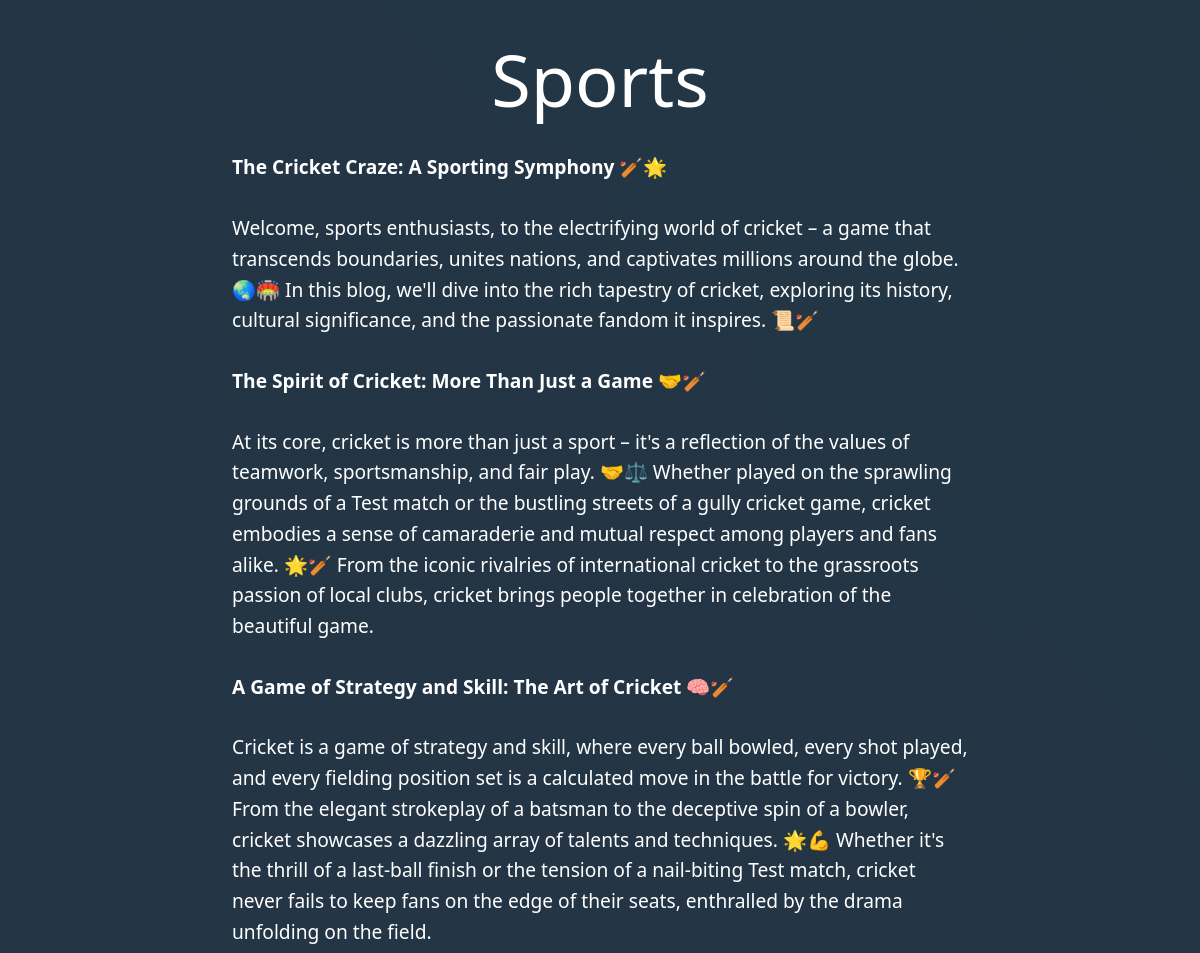
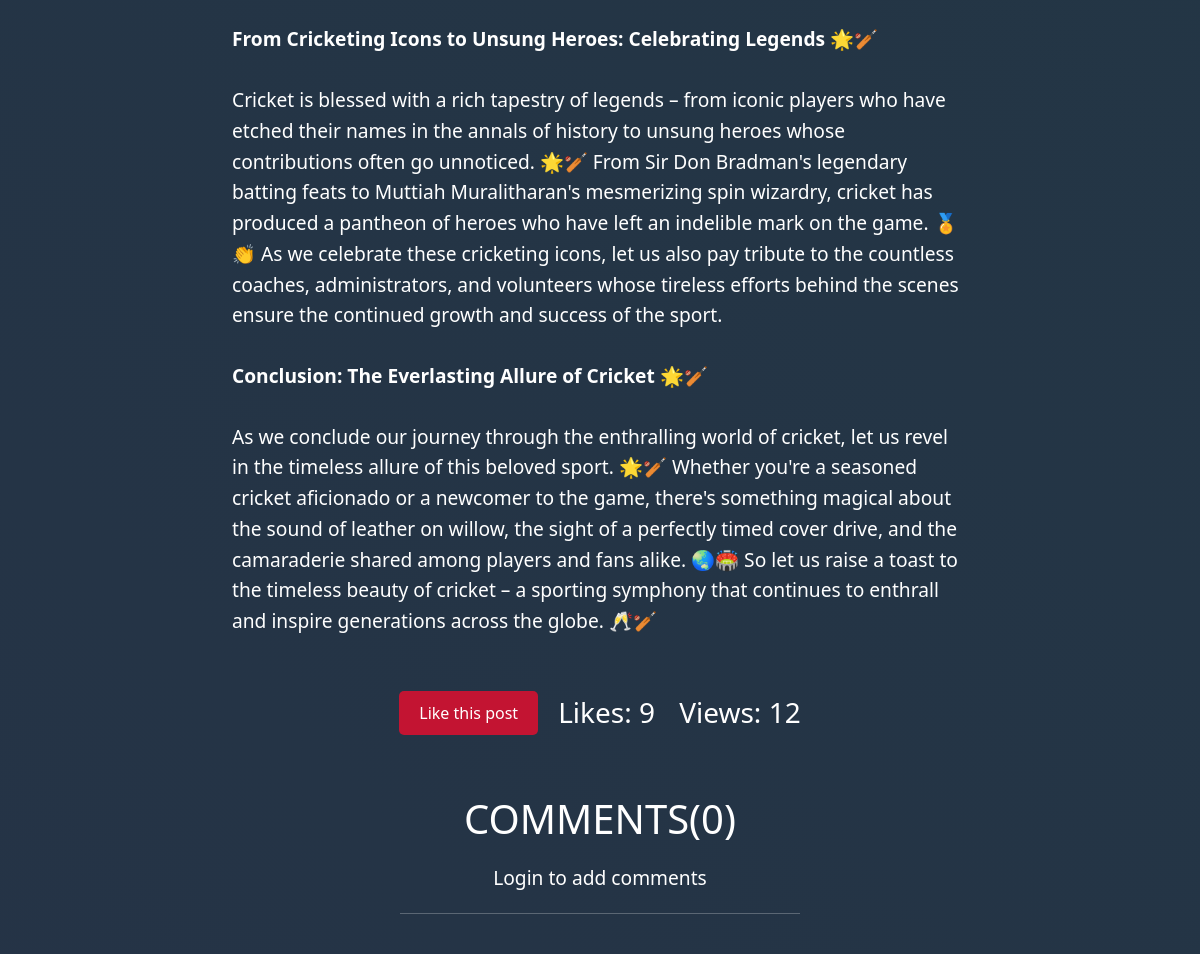
The app's page /blog_details/4/comment/ with its own data (2 pictures, top to bottom).
### myblogs/models.py (models this page shows, shortened)
class blog_post(models.Model):
    blog_name =models.CharField(max_length=100)
    cover_img=models.ImageField(upload_to='images/')
    blog_description=RichTextField(blank=True)
    blog_cat=models.ForeignKey(blog_category,on_delete=models.CASCADE)
    like_count=models.IntegerField(default=0, null=True)
    view_count=models.IntegerField(default=0, null=True)

class blog_category(models.Model):
    blog_cat = models.CharField(max_length=60,unique=True)
    blogcat_img = models.ImageField(upload_to='images/')
    blogcat_description=models.CharField(max_length=200)
    def __str__(self):
        return self.blog_cat

### myblogs/views.py (the view)
# urls.py: path('blog_details/<int:blog_id>/comment/', views.blog_details, name='blog_details'),
def blog_details(request, blog_id):
    obj = get_object_or_404(blog_post, pk=blog_id)
    if request.method == 'GET':
        z = obj.view_count
        z += 1
        obj.view_count = z
        obj.save()
    comments = obj.comments.all()
    new_comment = None  # Initialize new_comment to None by default
    if request.method == 'POST':
        comment_form = CommentForm(data=request.POST)
        if comment_form.is_valid():
            new_comment = comment_form.save(commit=False)
            new_comment.post = obj
            new_comment.save()
    else:
        comment_form = CommentForm()
    return render(request, 'myblogs/blog_details.html', {"obj": obj, 'comments':comments, 'new_comment': new_comment, 'comment_form': comment_form})

### myblogs/templates/myblogs/blog_details.html (shortened to what this page needs)
<!DOCTYPE html>
<html lang="en">
<head>
    <link href="https://cdn.jsdelivr.net/npm/bootstrap@5.3.2/dist/css/bootstrap.min.css" rel="stylesheet">
    <link rel="stylesheet" href="https://cdnjs.cloudflare.com/ajax/libs/font-awesome/5.15.4/css/all.min.css" />
</head>
<body>
    <div class="animated-background"></div>
    <div class="container mt-2">
        <div class="row">
            <div class="col-lg-8 mx-auto">
                <h1 class="text-center mt-2" style="color: white; font-size: 4.5rem;">{{ obj.blog_cat }}</h1>
                <p>{{ obj.blog_description|safe }}</p>
            </div>
        </div>
    </div>
    <div class="container text-center mt-4">
        <div style="display: flex; justify-content: center; align-items: center;">
            <a href="{% url 'add_like' obj.id %}" class="btn btn-custom" style="background-color: #c31432; color: #fff; border: none; padding: 10px 20px; text-decoration: none; border-radius: 5px;">Like this post</a>
            <span style="margin-left: 20px;">
                <h3 style="display: inline;">Likes: {{obj.like_count}}</h3>
                <h3 style="display: inline; margin-left: 20px;">Views: {{obj.view_count}}</h3>
            </span>
        </div>
    </div>
   {% with comment_count=obj.comments.count %}
   <div class="comments-container text-center" style="margin: auto; width: 100%; max-width: 800px;">
       <h1 style="margin-bottom: 20px; margin-top: 60px; color: white; text-align: center;">COMMENTS({{ comment_count }})</h1>
       {% if user.is_authenticated %}
           <form method="post" action="{% url 'add_comment' blog_id=obj.id %}" style="margin-bottom: 20px; text-align: center;">
               {% csrf_token %}
               <input type ="text" name="text" placeholder="Add a public comment" style="margin-bottom: 20px;">
               <button type="submit" class="btn btn-primary" style="display: block; margin: 0 auto;">Submit</button>
           </form>
       {% else %}
           <p style="margin-bottom: 20px; text-align: center; color: white;">Login to add comments</p>
       {% endif %}
       <hr style="width: 50%; margin: 20px auto; border-color: white;">
   </div>
{% endwith %}
</body>
</html>

### myblogs/templates/myblogs/blog_details.html (style rules this page uses)
body { background: linear-gradient(to right, #bdc3c7, #2c3e50); color: #fff; padding: 20px; }
.animated-background { position: fixed; top: 0; left: 0; width: 100%; height: 100%; z-index: -1; background: linear-gradient(45deg,#292e49, #203a43); background-size: 400% 400%; animation: gradient 15s ease infinite; }
p { font-size: 1.2rem; line-height: 1.6; margin-bottom: 30px; color: #fff; }

### records on screen
blog_post: blog_cat "Sports", blog_description "The Cricket Craze: A Sporting Symphony 🏏🌟 Welcome, sports enthusiasts, to the electrifying world of cricket – a game that transcends boundaries, unites nations, and captivates millions around the globe. 🌏🏟️ In this blog, we'll dive into the rich tapestry of cricket, exploring its history, cultural significance, and the passionate fandom it inspires. 📜🏏 The Spirit of Cricket: More Than Just a Game 🤝🏏 At its core, cricket is more than just a sport – it's a reflection of the values of teamwork, sportsmanship, and fair play. 🤝⚖️ Whether played on the sprawling grounds of a Test match or the bustling streets of a gully cricket game, cricket embodies a sense of camaraderie and mutual respect…", like_count "9", view_count "12"

### other values on screen
{{ comment_count }} "0"
